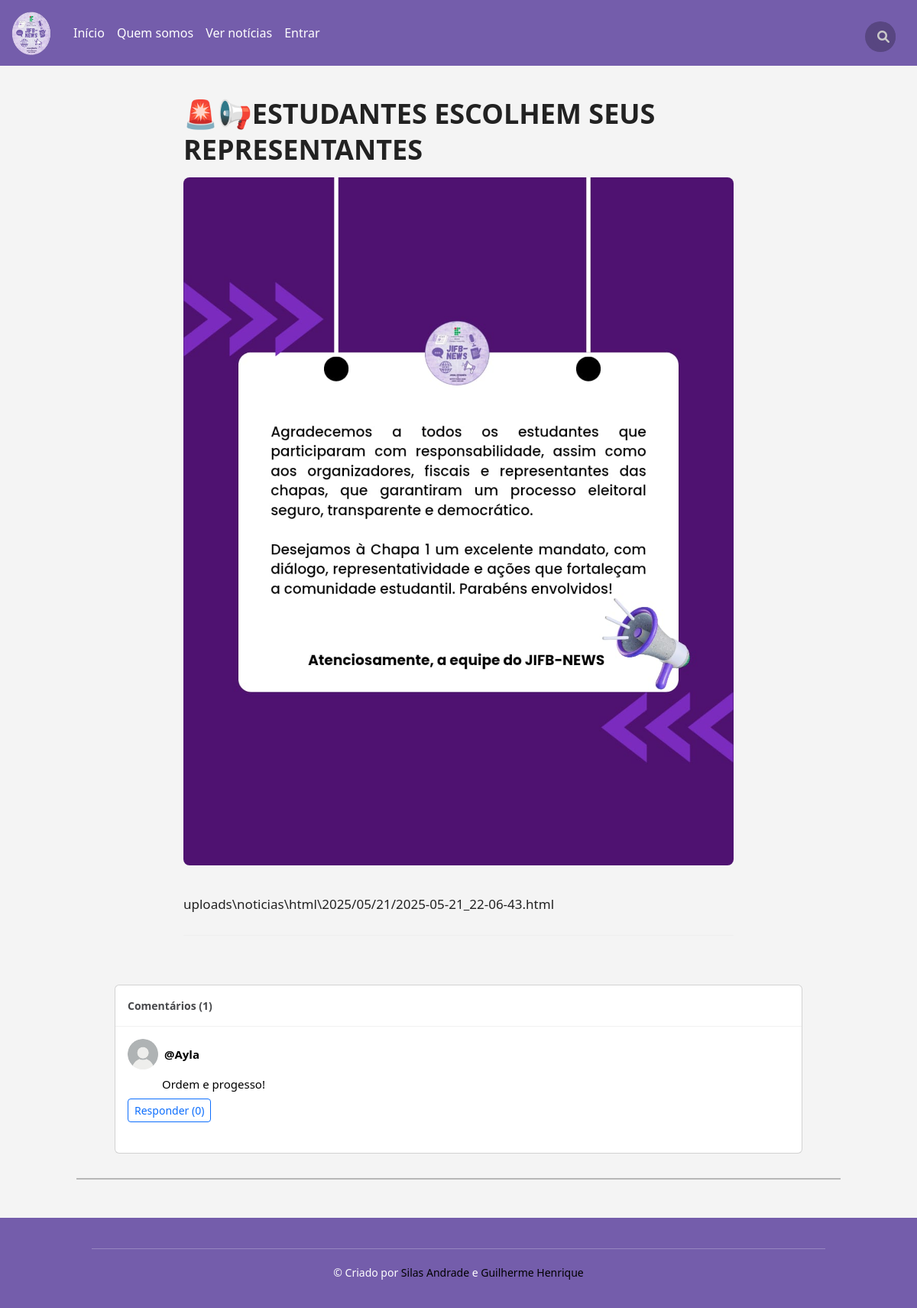
The page /noticias/2/ on the database its author committed.
### news/models.py (models this page shows, shortened)
class Noticia(models.Model):
    autor = models.ForeignKey(User, on_delete=models.CASCADE)
    título = models.CharField(max_length=500)
    corpo = models.TextField(blank=True, null=True)
    capa_noticia = models.ImageField(upload_to="uploads/noticias/CAPAS/%Y/%m/%d")
    tags = models.CharField(max_length=255, blank=True, help_text="Separe as tags por vírgula")
    visivel = models.BooleanField(default=True)
    updated = models.DateTimeField(auto_now=True)
    created = models.DateTimeField(auto_now_add=True)

class ComentarioNaNoticia(models.Model):
    noticia = models.ForeignKey(Noticia, on_delete=models.CASCADE, related_name="comentarios")
    pai = models.ForeignKey("self", on_delete=models.CASCADE, null=True, blank=True, related_name="respostas")
    autor = models.ForeignKey(Perfil, on_delete=models.CASCADE)
    comentario = models.TextField()
    data = models.DateTimeField(auto_now_add=True)

### base/models.py (models this page shows, shortened)
class Perfil(models.Model):
    user = models.OneToOneField(
        User,
        on_delete=models.CASCADE
        )
    bio = models.TextField(blank=True, null=True)
    foto_de_perfil = models.ImageField(
        upload_to="uploads/perfis",
        blank=True
        )
    pode_comentar = models.BooleanField(
        default=True
        )
    pode_alterar_foto_de_perfil = models.BooleanField(
        default=True
        )
    verificado = models.BooleanField(
        default=False
    )

### news/views.py (the view, shortened to what this page needs)
# urls.py: path('<str:pk>/', views.NoticiaPage, name='noticia'),
def NoticiaPage(request, pk):
    if not pk.isnumeric():
        return redirect('feed')
    noticia = get_object_or_404(Noticia, id=pk)
    arquivos = ArquivoNaNoticia.objects.filter(noticia=noticia)
    comentarios = ComentarioNaNoticia.objects.filter(noticia=noticia).order_by('-data')
    if noticia.visivel or (not noticia.visivel and request.user.is_staff):
        conteudo_html = noticia.corpo # Agora 'corpo' já é o HTML
        perfil = Perfil.objects.get(user=request.user) if request.user.is_authenticated else None
        context = {
            'conteudo_html':conteudo_html,
            'noticia': noticia,
            'arquivos': arquivos,
            'comentarios': comentarios,
            'comentario_form': ComentarioForm(),
            'resposta_form': RespostaForm(),
            'minha_foto_de_perfil': perfil.foto_de_perfil if perfil else None,
            'perfil': perfil,
            'numero_de_comentarios': len(comentarios)
        }
        if not noticia.visivel:
            context['aviso'] = "Essa notícia não está visível para os usuários"
        return render(request, "news/noticia_page.html", context)
    else:
        return redirect('feed') # Ou raise Http404("Notícia não encontrada.")

### templates/news/noticia_page.html (shortened to what this page needs)
{% extends "main.html" %}
{% load static %}
{% block extra_css %}
<link href="https://cdn.jsdelivr.net/npm/bootstrap@5.3.3/dist/css/bootstrap.min.css" rel="stylesheet"
>
<link rel="stylesheet" href="{% static 'CSS/news/pagina.css' %}">
{% endblock %}
{% block content %}
{% include 'news/noticia.html' with noticia=noticia %}
<div class="comentarios-lista card">
  <div class="title">Comentários ({{ comentarios|length }})</div>
  <div class="comment-container" id="lista-comentarios">
    {% for comentario in comentarios %}
    {% if not comentario.pai %}
    {% include 'news/comentario.html' with comentario=comentario noticia=noticia %}
    {% endif %}
    {% endfor %}
  </div>
</div>
<hr class="line">
{% endblock %}

### templates/news/noticia.html (shortened to what this page needs)
{% load static %}
<section>
    <div class="noticia">
        <div class="h3">
            <h3>{{noticia.título}}</h3>
        </div>
        {% if noticia.capa_noticia %}
            <img src="{{ noticia.capa_noticia.url }}" alt="Capa da Notícia: {{ noticia.título }}" class="capa">
        {% else %}
            <img src="{% static 'img/placeholder_noticia.jpg' %}" alt="Imagem padrão de notícia" class="capa">
        {% endif %}
        <div class="conteudo">
            {{ noticia.corpo|safe }}
        </div>
        <hr class="my-4">
    </div>
</section>

### templates/news/comentario.html (shortened to what this page needs)
{% load static %}
<div class="comment-item mb-4">
  <div class="user d-flex align-items-center gap-2">
    <div class="user-pic rounded-circle overflow-hidden" style="width:40px;height:40px;">
      <a href="{% url 'user' comentario.autor.user.username %}">
        <img src="{{ comentario.autor.foto_de_perfil.url }}" alt="Avatar" style="width:100%;height:100%;">
      </a>
    </div>
    <div class="user-info">
      <span class="fw-bold">@{{ comentario.autor.user.username }}</span>
    </div>
  </div>
  <div class="comment-content">
    {{ comentario.comentario }}
  </div>
  <button class="btn btn-sm btn-outline-primary mt-2" onclick="toggleReply('{{ comentario.id }}')">
    Responder ({{ comentario.respostas.count }})
  </button>
</div>

### static/CSS/news/pagina.css (style rules this page uses)
body { font-family: 'Segoe UI', Tahoma, Geneva, Verdana, sans-serif; margin: 40px; background-color: #f4f4f4; color: #222; }
.noticia { max-width: 800px; margin: auto; padding: 40px; border-radius: 12px; }
h3 { font-size: 36px; margin-bottom: 12px; font-weight: 700; line-height: 1.3; }
.capa { width: 100%; border-radius: 8px; margin-bottom: 35px; object-fit: cover; }
.conteudo { font-size: 17px; line-height: 1.9; }
hr { border: none; border-top: 1px solid #ddd; margin: 30px 0; }
.comentarios-lista.card { width: 100%; max-width: 900px; margin: 0 auto 2rem; overflow: hidden; }
.comentarios-lista .title { padding: 1rem; border-bottom: 1px solid #f1f1f1; font-weight: bold; font-size: 14px; color: #47484b; }
.comment-container { display: flex; flex-direction: column; padding: 1rem; gap: 1rem; }
.user { display: flex; gap: 10px; align-items: center; }
.user-pic { width: 40px; height: 40px; background-color: #f1f1f1; border-radius: 50%; overflow: hidden; }
.user-info span { font-weight: bold; font-size: 15px; color: black; }
.comment-content { font-size: 15px; color: black; padding-left: 45px; margin-top: 0.5rem; }
.line { margin: auto; border: 1px solid rgb(0, 0, 0); width: 1000px; }

### templates/footer.html (style rules this page uses)
body { margin: 0; padding: 0; box-sizing: border-box; }

### rows shown on the page
Noticia: título "🚨📢ESTUDANTES ESCOLHEM SEUS REPRESENTANTES", capa_noticia (picture), corpo "uploads\\noticias\\html\\2025/05/21/2025-05-21_22-06-43.html"
ComentarioNaNoticia: autor.foto_de_perfil (placeholder picture), autor.user.username "Ayla", comentario "Ordem e progesso!", respostas.count "0"

### other values the page prints
{{ comentarios|length }} "1"
